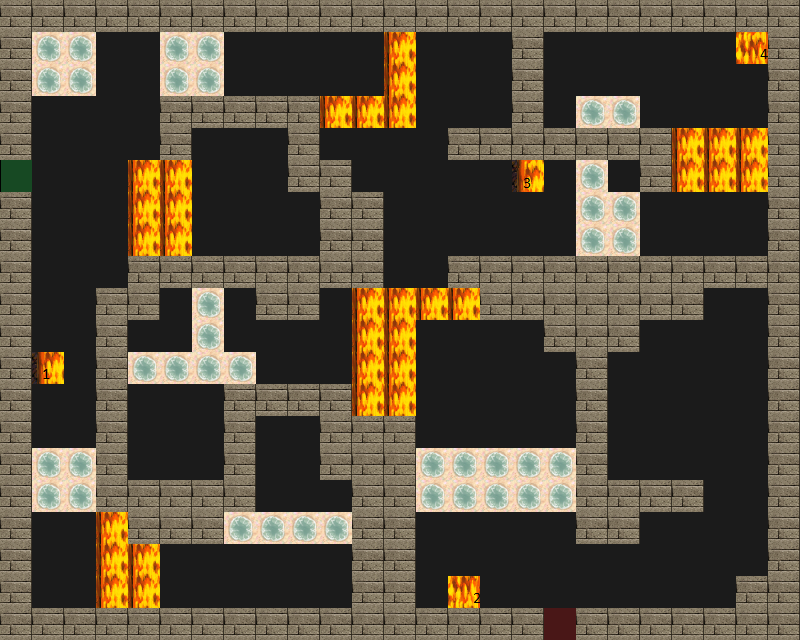

Below is a game level as drawn by its tile map, then a one-line description and the .tmx file that defines it, in full:
An orthogonal 25x20 tile map with 32x32 px tiles, 4 tile layers (Road, Trap, Wall, Utility), 4 tilesets.

<map version="1.0" tiledversion="1.1.5" orientation="orthogonal" renderorder="right-down" width="25" height="20" tilewidth="32" tileheight="32" infinite="0" nextobjectid="1">
 <tileset firstgid="1" source="tilesets/road.tsx" />
 <tileset firstgid="2" source="tilesets/meta.tsx" />
 <tileset firstgid="4" source="tilesets/wallsandroofs.tsx" />
 <tileset firstgid="260" source="tilesets/traps.tsx" />
 <layer name="Road" width="25" height="20">
  <data encoding="csv">
1,1,1,1,1,1,1,1,1,1,1,1,1,1,1,1,1,1,1,1,1,1,1,1,1,
1,1,1,1,1,1,1,1,1,1,1,1,1,1,1,1,1,1,1,1,1,1,1,1,1,
1,1,1,1,1,1,1,1,1,1,1,1,1,1,1,1,1,1,1,1,1,1,1,1,1,
1,1,1,1,1,1,1,1,1,1,1,1,1,1,1,1,1,1,1,1,1,1,1,1,1,
1,1,1,1,1,1,1,1,1,1,1,1,1,1,1,1,1,1,1,1,1,1,1,1,1,
1,1,1,1,1,1,1,1,1,1,1,1,1,1,1,1,1,1,1,1,1,1,1,1,1,
1,1,1,1,1,1,1,1,1,1,1,1,1,1,1,1,1,1,1,1,1,1,1,1,1,
1,1,1,1,1,1,1,1,1,1,1,1,1,1,1,1,1,1,1,1,1,1,1,1,1,
1,1,1,1,1,1,1,1,1,1,1,1,1,1,1,1,1,1,1,1,1,1,1,1,1,
1,1,1,1,1,1,1,1,1,1,1,1,1,1,1,1,1,1,1,1,1,1,1,1,1,
1,1,1,1,1,1,1,1,1,1,1,1,1,1,1,1,1,1,1,1,1,1,1,1,1,
1,1,1,1,1,1,1,1,1,1,1,1,1,1,1,1,1,1,1,1,1,1,1,1,1,
1,1,1,1,1,1,1,1,1,1,1,1,1,1,1,1,1,1,1,1,1,1,1,1,1,
1,1,1,1,1,1,1,1,1,1,1,1,1,1,1,1,1,1,1,1,1,1,1,1,1,
1,1,1,1,1,1,1,1,1,1,1,1,1,1,1,1,1,1,1,1,1,1,1,1,1,
1,1,1,1,1,1,1,1,1,1,1,1,1,1,1,1,1,1,1,1,1,1,1,1,1,
1,1,1,1,1,1,1,1,1,1,1,1,1,1,1,1,1,1,1,1,1,1,1,1,1,
1,1,1,1,1,1,1,1,1,1,1,1,1,1,1,1,1,1,1,1,1,1,1,1,1,
1,1,1,1,1,1,1,1,1,1,1,1,1,1,1,1,1,1,1,1,1,1,1,1,1,
1,1,1,1,1,1,1,1,1,1,1,1,1,1,1,1,1,1,1,1,1,1,1,1,1
</data>
 </layer>
 <layer name="Trap" width="25" height="20">
  <data encoding="csv">
0,0,0,0,0,0,0,0,0,0,0,0,0,0,0,0,0,0,0,0,0,0,0,0,0,
0,318,318,0,0,318,318,0,0,0,0,0,418,0,0,0,0,0,0,0,0,0,0,433,0,
0,318,318,0,0,318,318,0,0,0,0,0,418,0,0,0,0,0,0,0,0,0,0,0,0,
0,0,0,0,0,0,0,0,0,0,418,418,418,0,0,0,0,0,318,318,0,0,0,0,0,
0,0,0,0,0,0,0,0,0,0,0,0,0,0,0,0,0,0,0,0,0,418,418,418,0,
0,0,0,0,418,418,0,0,0,0,0,0,0,0,0,0,432,0,318,0,0,418,418,418,0,
0,0,0,0,418,418,0,0,0,0,0,0,0,0,0,0,0,0,318,318,0,0,0,0,0,
0,0,0,0,418,418,0,0,0,0,0,0,0,0,0,0,0,0,318,318,0,0,0,0,0,
0,0,0,0,0,0,0,0,0,0,0,0,0,0,0,0,0,0,0,0,0,0,0,0,0,
0,0,0,0,0,0,318,0,0,0,0,418,418,418,418,0,0,0,0,0,0,0,0,0,0,
0,0,0,0,0,0,318,0,0,0,0,418,418,0,0,0,0,0,0,0,0,0,0,0,0,
0,416,0,0,318,318,318,318,0,0,0,418,418,0,0,0,0,0,0,0,0,0,0,0,0,
0,0,0,0,0,0,0,0,0,0,0,418,418,0,0,0,0,0,0,0,0,0,0,0,0,
0,0,0,0,0,0,0,0,0,0,0,0,0,0,0,0,0,0,0,0,0,0,0,0,0,
0,318,318,0,0,0,0,0,0,0,0,0,0,318,318,318,318,318,0,0,0,0,0,0,0,
0,318,318,0,0,0,0,0,0,0,0,0,0,318,318,318,318,318,0,0,0,0,0,0,0,
0,0,0,418,0,0,0,318,318,318,318,0,0,0,0,0,0,0,0,0,0,0,0,0,0,
0,0,0,418,418,0,0,0,0,0,0,0,0,0,0,0,0,0,0,0,0,0,0,0,0,
0,0,0,418,418,0,0,0,0,0,0,0,0,0,417,0,0,0,0,0,0,0,0,0,0,
0,0,0,0,0,0,0,0,0,0,0,0,0,0,0,0,0,0,0,0,0,0,0,0,0
</data>
 </layer>
 <layer name="Wall" width="25" height="20">
  <data encoding="csv">
70,70,70,70,70,70,70,70,70,70,70,70,70,70,70,70,70,70,70,70,70,70,70,70,70,
70,0,0,0,0,0,0,0,0,0,0,0,0,0,0,0,70,0,0,0,0,0,0,0,70,
70,0,0,0,0,0,0,0,0,0,0,0,0,0,0,0,70,0,0,0,0,0,0,0,70,
70,0,0,0,0,70,70,70,70,70,0,0,0,0,0,0,70,0,0,0,0,0,0,0,70,
70,0,0,0,0,70,0,0,0,70,0,0,0,0,70,70,70,70,70,70,70,0,0,0,70,
0,0,0,0,0,0,0,0,0,70,70,0,0,0,0,0,0,0,0,0,70,0,0,0,70,
70,0,0,0,0,0,0,0,0,0,70,70,0,0,0,0,0,0,0,0,0,0,0,0,70,
70,0,0,0,0,0,0,0,0,0,70,70,0,0,0,0,0,0,0,0,0,0,0,0,70,
70,0,0,0,70,70,70,70,70,70,70,70,0,0,70,70,70,70,70,70,70,70,70,70,70,
70,0,0,70,70,0,0,0,70,70,0,0,0,0,0,70,70,70,70,70,70,70,0,0,70,
70,0,0,70,0,0,0,0,0,0,0,0,0,0,0,0,0,70,70,70,0,0,0,0,70,
70,0,0,70,0,0,0,0,0,0,0,0,0,0,0,0,0,0,70,0,0,0,0,0,70,
70,0,0,70,0,0,0,70,70,70,70,0,0,0,0,0,0,0,70,0,0,0,0,0,70,
70,0,0,70,0,0,0,70,0,0,70,70,70,0,0,0,0,0,70,0,0,0,0,0,70,
70,0,0,70,0,0,0,70,0,0,70,70,70,0,0,0,0,0,70,0,0,0,0,0,70,
70,0,0,70,70,70,70,70,0,0,0,70,70,0,0,0,0,0,70,70,70,70,0,0,70,
70,0,0,0,70,70,70,0,0,0,0,70,70,0,0,0,0,0,70,70,0,0,0,0,70,
70,0,0,0,0,0,0,0,0,0,0,70,70,0,0,0,0,0,0,0,0,0,0,0,70,
70,0,0,0,0,0,0,0,0,0,0,70,70,0,0,0,0,0,0,0,0,0,0,70,70,
70,70,70,70,70,70,70,70,70,70,70,70,70,70,70,70,70,0,70,70,70,70,70,70,70
</data>
 </layer>
 <layer name="Utility" width="25" height="20">
  <data encoding="csv">
0,0,0,0,0,0,0,0,0,0,0,0,0,0,0,0,0,0,0,0,0,0,0,0,0,
0,0,0,0,0,0,0,0,0,0,0,0,0,0,0,0,0,0,0,0,0,0,0,0,0,
0,0,0,0,0,0,0,0,0,0,0,0,0,0,0,0,0,0,0,0,0,0,0,0,0,
0,0,0,0,0,0,0,0,0,0,0,0,0,0,0,0,0,0,0,0,0,0,0,0,0,
0,0,0,0,0,0,0,0,0,0,0,0,0,0,0,0,0,0,0,0,0,0,0,0,0,
3,0,0,0,0,0,0,0,0,0,0,0,0,0,0,0,0,0,0,0,0,0,0,0,0,
0,0,0,0,0,0,0,0,0,0,0,0,0,0,0,0,0,0,0,0,0,0,0,0,0,
0,0,0,0,0,0,0,0,0,0,0,0,0,0,0,0,0,0,0,0,0,0,0,0,0,
0,0,0,0,0,0,0,0,0,0,0,0,0,0,0,0,0,0,0,0,0,0,0,0,0,
0,0,0,0,0,0,0,0,0,0,0,0,0,0,0,0,0,0,0,0,0,0,0,0,0,
0,0,0,0,0,0,0,0,0,0,0,0,0,0,0,0,0,0,0,0,0,0,0,0,0,
0,0,0,0,0,0,0,0,0,0,0,0,0,0,0,0,0,0,0,0,0,0,0,0,0,
0,0,0,0,0,0,0,0,0,0,0,0,0,0,0,0,0,0,0,0,0,0,0,0,0,
0,0,0,0,0,0,0,0,0,0,0,0,0,0,0,0,0,0,0,0,0,0,0,0,0,
0,0,0,0,0,0,0,0,0,0,0,0,0,0,0,0,0,0,0,0,0,0,0,0,0,
0,0,0,0,0,0,0,0,0,0,0,0,0,0,0,0,0,0,0,0,0,0,0,0,0,
0,0,0,0,0,0,0,0,0,0,0,0,0,0,0,0,0,0,0,0,0,0,0,0,0,
0,0,0,0,0,0,0,0,0,0,0,0,0,0,0,0,0,0,0,0,0,0,0,0,0,
0,0,0,0,0,0,0,0,0,0,0,0,0,0,0,0,0,0,0,0,0,0,0,0,0,
0,0,0,0,0,0,0,0,0,0,0,0,0,0,0,0,0,2,0,0,0,0,0,0,0
</data>
 </layer>
</map>
